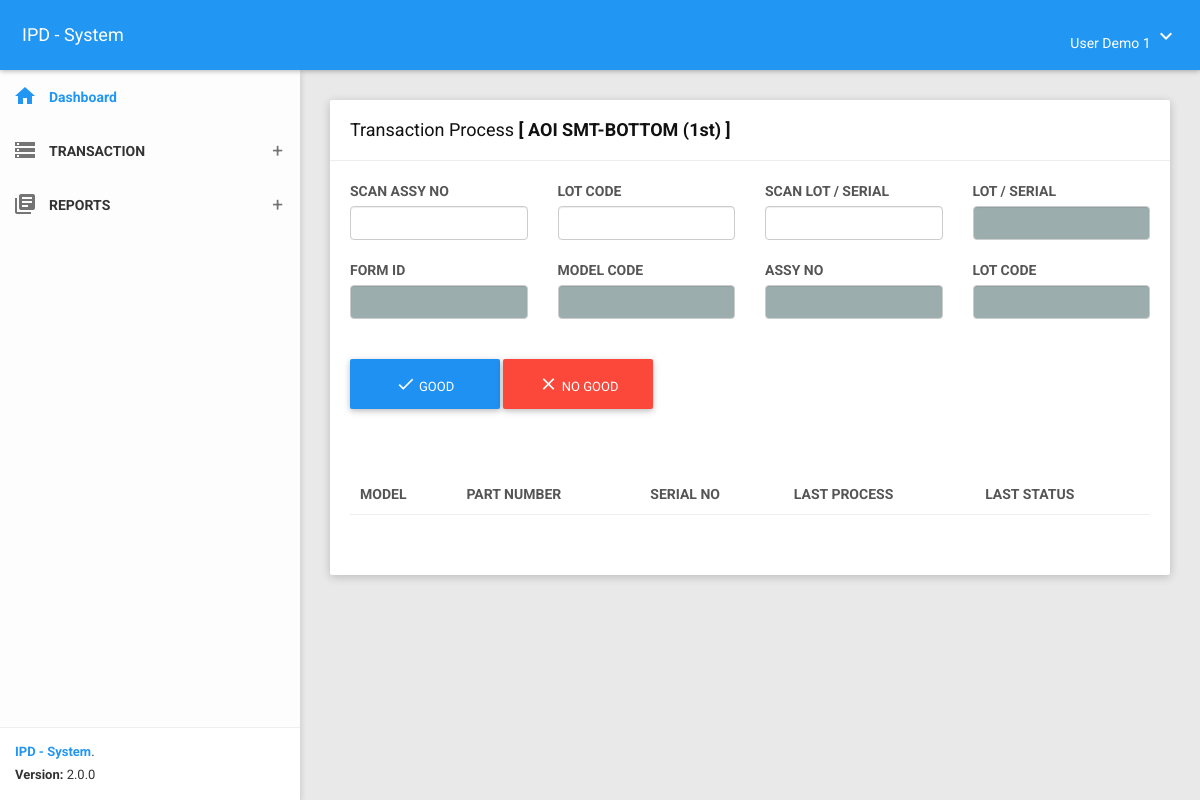
The page /transaction/process (signed in) on the database its author committed.
### tables this page shows
CREATE TABLE `tblsetting` (
  `id` int NOT NULL,
  `company` varchar(100) NOT NULL,
  `address` text NOT NULL,
  `createdby` varchar(50) NOT NULL
);

CREATE TABLE `t_menugroups` (
  `menugroup` int NOT NULL,
  `description` varchar(50) NOT NULL,
  `_index` int DEFAULT NULL,
  `icon` varchar(200) DEFAULT NULL,
  `createdon` timestamp NOT NULL DEFAULT CURRENT_TIMESTAMP,
  `createdby` varchar(50) NOT NULL
);

CREATE TABLE `t_process_sequence` (
  `id` int NOT NULL,
  `transtype` varchar(30) NOT NULL,
  `processname` varchar(50) NOT NULL,
  `sequence` int NOT NULL,
  `username` varchar(50) NOT NULL
);

### app/core/Controller.php (called while the page is built, shortened)
<?php
class Controller{
	public function view($view, $data = [])
	{
		require_once 'app/views/' . $view . '.php';
	}
	public function model($model)
	{
		return new $model;
	}
}

### app/core/App.php (called while the page is built, shortened)
<?php
class App{
	protected $method = 'index';
	protected $params = [];
	public function __construct(){
		$url = $this->parseURL();
		if(isset($url[0])){
			if(file_exists('app/controllers/' . $url[0] . '.php')){
				unset($url[0]);
			}
		}
		$this->controller = new $this->controller;
		if(isset($url[1])){
			if(method_exists($this->controller, $url[1])){
				$this->method = $url[1];
			}
		}
		call_user_func_array([$this->controller, $this->method], $this->params);
	}
	public function parseURL(){
		if( isset($_GET['url'])){
			$url = rtrim($_GET['url'], '/');
			$url = filter_var($url, FILTER_SANITIZE_URL);
			$url = explode('/',$url);
			return $url;
		}
	}
}

### index.php (called while the page is built, shortened)
<?php
$app = new App;

### app/core/Database.php (called while the page is built, shortened)
<?php
class Database{
	private $host = DB_HOST;
	private $user = DB_USER;
	private $pass = DB_PASS;
	private $dbnm = DB_NAME;
	private $dbh;
	private $stmt;
	public function __construct()
	{
		$dsn = 'mysql:host='. $this->host .';dbname='. $this->dbnm;
		$option = [
			PDO::ATTR_PERSISTENT => true,
			PDO::ATTR_ERRMODE => PDO::ERRMODE_EXCEPTION,
			PDO::ATTR_EMULATE_PREPARES => true
		];
		try{
			$this->dbh = new PDO($dsn,$this->user,$this->pass, $option);
		}catch(PDOException $e){
			die($e->getMessage());
		}
	}
	public function query($query)
	{
		$this->stmt = $this->dbh->prepare($query);
	}
	public function execute()
	{
		$this->stmt->execute();
	}
	public function single()
	{
		$this->execute();
		return $this->stmt->fetch(PDO::FETCH_ASSOC);
	}
}

### app/models/Transaction_model.php (called while the page is built, shortened)
<?php
class Transaction_model{
    private $db;
    public function __construct()
    {
		  $this->db = new Database;
    }
    public function getProcessSequence($transtype){
        $user = $_SESSION['usr']['user'];
        $this->db->query("SELECT * FROM t_process_sequence where username='$user' and transtype='$transtype'");
		return $this->db->single();
    }
}

### app/views/transaction/processv2.php (the view, shortened to what this page needs)
<?php
    $isFirstProcess = false;
    if($data['process']['sequence'] == 1){
        $isFirstProcess = true;
    }
?>
<section class="content">
    <div class="container-fluid">
        <div class="row clearfix">
            <div class="col-lg-12 col-md-12 col-sm-12 col-xs-12">
                <div class="card">
                    <div class="header">
                        <h2>
                            <?= $data['menu']; ?> <b>[ <?= $data['process']['processname']; ?> ]</b>
                        </h2>
                    </div>
                    <div class="body">
                        <form id="form-process-data" method="POST">
                            <div class="row">
                                <div class="col-lg-12">
                                    <?php if($isFirstProcess): ?>
                                    <div class="row">
                                        <div class="col-lg-3 col-md-12 col-sm-12 col-xm-12">
                                            <label for="partcode">SCAN ASSY NO</label>
                                            <input type="text" name="partcode" id="partcode" class="form-control" autocomplete="off"/>
                                        </div>
                                        <div class="col-lg-3 col-md-12 col-sm-12 col-xm-12">
                                            <label for="scanlotcode">LOT CODE</label>
                                            <input type="text" name="scanlotcode" id="scanlotcode" class="form-control" autocomplete="off"/>
                                        </div>
                                        <div class="col-lg-3 col-md-12 col-sm-12 col-xm-12">
                                            <label for="lotnumber">SCAN LOT / SERIAL</label>
                                            <input type="text" name="lotnumber" id="lotnumber" class="form-control" autocomplete="off"/>
                                        </div>
                                        <div class="col-lg-3 col-md-12 col-sm-12 col-xm-12">
                                            <label for="_lotnumber">LOT / SERIAL</label>
                                            <input type="text" name="_lotnumber" id="_lotnumber" class="form-control" readonly required/>
                                        </div>
                                    </div>
                                    <?php endif; ?>
                                    <div class="row">
                                        <div class="col-lg-3 col-md-12 col-sm-12 col-xm-12">
                                            <label for="formid">FORM ID</label>
                                            <input type="text" name="formid" id="formid" class="form-control" autocomplete="off" readonly/>
                                        </div>
                                        <div class="col-lg-3 col-md-12 col-sm-12 col-xm-12">
                                            <label for="partmodel">MODEL CODE</label>
                                            <input type="text" name="partmodel" id="partmodel" class="form-control"  readonly="true"/>
                                        </div>
                                        <div class="col-lg-3 col-md-12 col-sm-12 col-xm-12">
                                            <label for="partnumber">ASSY NO</label>
                                            <input type="text" name="partnumber" id="partnumber" class="form-control" readonly="true" required/>
                                        </div>
                                        <div class="col-lg-3 col-md-12 col-sm-12 col-xm-12">
                                            <label for="lotcode">LOT CODE</label>
                                            <input type="text" name="lotcode" id="lotcode" class="form-control" readonly="true" required/>
                                        </div>
                                    </div>
                                </div>
                                <div class="col-lg-12">
                                    <div class="row">
                                        <div class="col-lg-6 col-md-6 col-sm-6 col-xs-6">
                                            <div class="form-group">
                                                <button type="submit" id="btn-save" class="btn btn-primary" style="height: 50px; width:150px;">
                                                    <i class="material-icons">done</i> GOOD
                                                </button>
                                                <button type="button" id="btn-no-good" class="btn btn-danger" style="height: 50px; width:150px;">
                                                    <i class="material-icons">close</i> NO GOOD
                                                </button>
                                            </div>
                                        </div>
                                    </div>
                                </div>
                            </div>
                            <div class="row">
                                <div class="col-lg-12">
                                    <table class="table">
                                        <thead>
                                            <th>MODEL</th>
                                            <th>PART NUMBER</th>
                                            <th>SERIAL NO</th>
                                            <th>LAST PROCESS</th>
                                            <th>LAST STATUS</th>
                                        </thead>
                                    </table>
                                </div>
                            </div>
                        </form>
                    </div>
                </div>
            </div>
        </div>
    </div>
</section>

### app/views/templates/header_a.php (shortened to what this page needs)
<?php
    $dsn = "mysql:host=".DB_HOST.";dbname=".DB_NAME."";
    $pdo = new PDO($dsn, DB_USER, DB_PASS);
    $user = $_SESSION['usr']['user'];
    $query1 = $pdo->query("SELECT distinct * FROM v_user_menugroup WHERE username='$user' order by _index asc");
    $query3 = $pdo->query("SELECT * FROM tblsetting where id = '1'");
    $menuGroups = $query1->fetchAll();
    $setting    = $query3->fetch();
?>
<!DOCTYPE html>
<html>
<head>
    <link href="<?= BASEURL; ?>/plugins/bootstrap/css/bootstrap.css" rel="stylesheet">
    <link href="<?= BASEURL; ?>/plugins/node-waves/waves.css" rel="stylesheet" />
    <link href="<?= BASEURL; ?>/plugins/animate-css/animate.css" rel="stylesheet" />
    <link href="<?= BASEURL; ?>/plugins/jquery-datatable/skin/bootstrap/css/dataTables.bootstrap.css" rel="stylesheet">
    <link href="<?= BASEURL; ?>/plugins/sweetalert/sweetalert.css" rel="stylesheet" />
    <link href="<?= BASEURL; ?>/plugins/bootstrap-select/css/bootstrap-select.css" rel="stylesheet" />
    <link href="<?= BASEURL; ?>/css/style.css" rel="stylesheet">
    <link href="<?= BASEURL; ?>/css/themes/all-themes.css" rel="stylesheet" />
    <link href="<?= BASEURL; ?>/assets/select2/select2.min.css" rel="stylesheet" />
    <link href="<?= BASEURL; ?>/css/ui-autocomplete.css" rel="stylesheet">
    <link href="<?= BASEURL; ?>/plugins/multi-select/css/multi-select.css" rel="stylesheet">
</head>
<body class="theme-blue">
    <nav class="navbar">
        <div class="container-fluid">
            <div class="navbar-header">
                <a class="navbar-brand" href="<?= BASEURL; ?>"><?= $setting['company']; ?></a>
            </div>
            <div class="collapse navbar-collapse" id="navbar-collapse">
                <ul class="nav navbar-nav navbar-right">
                    <li class="dropdown">
                        <a href="javascript:void(0);" class="dropdown-toggle" data-toggle="dropdown" role="button">
                            <span><?= $_SESSION['usr']['name']; ?></span>
                            <i class="material-icons">keyboard_arrow_down</i>
                        </a>
                    </li>
                </ul>
            </div>
        </div>
    </nav>
    <section>
        <aside id="leftsidebar" class="sidebar">
            <div class="menu">
                <ul class="list">
                    <li class="active">
                        <a href="<?= BASEURL; ?>">
                            <i class="material-icons">home</i>
                            <span>Dashboard </span>
                        </a>
                    </li>
                    <?php foreach($menuGroups as $menugroup) : ?>
                        <li>
                            <a href="javascript:void(0);" class="menu-toggle">
                                <i class="material-icons"><?= $menugroup['icon']; ?></i>
                                <span><?= $menugroup['description']; ?></span>
                            </a>
                        </li>
                    <?php endforeach; ?>
                </ul>
            </div>
            <div class="legal">
                <div class="copyright">
                    <a href="javascript:void(0);">IPD - System</a>.
                </div>
                <div class="version">
                    <b>Version: </b> 2.0.0
                </div>
            </div>
        </aside>
    </section>

### css/themes/all-themes.css (style rules this page uses)
.theme-blue .navbar { background-color: #2196F3; }
.theme-blue .navbar-brand { color: #fff; }
.theme-blue .nav > li > a { color: #fff; }
.theme-blue .sidebar .menu .list li.active { background-color: transparent; }
.theme-blue .sidebar .menu .list li.active > :first-child i, .theme-blue .sidebar .menu .list li.active > :first-child span { color: #2196F3; }
.theme-blue .sidebar .legal { background-color: #fff; }
.theme-blue .sidebar .legal .copyright a { color: #2196F3 !important; }

### rows shown on the page
tblsetting: company "IPD - System"
t_menugroups: description "TRANSACTION"
t_menugroups: description "REPORTS"
t_process_sequence: processname "AOI SMT-BOTTOM (1st)"

### other values the page prints
$_SESSION['usr']['name'] "User Demo 1"
$data['menu'] "Transaction Process"
